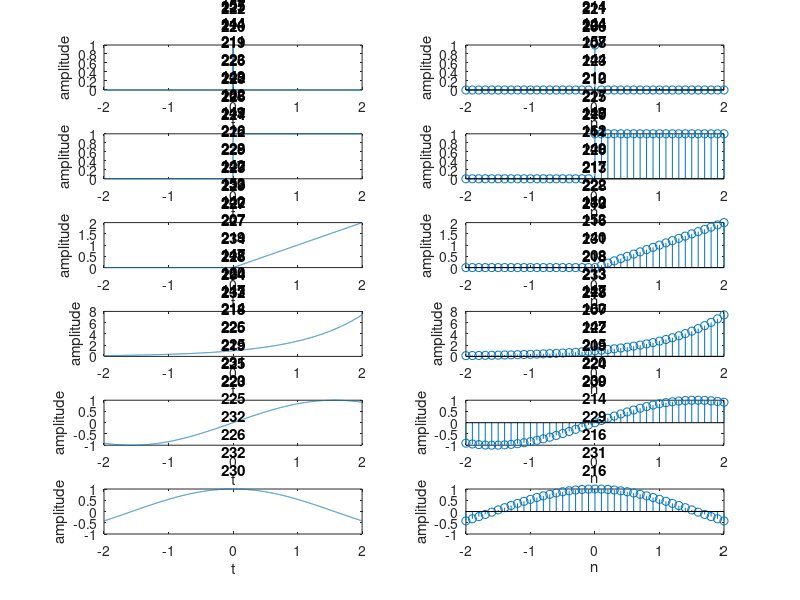

The MATLAB source for this figure: (Note: this script raises an error after producing the figure.)
%plots of discrete and continuous versions of impulse, unitstep, ramp, exponential, sine & cosine functions
x = -2:0.001:2; %for better plot resolution
y_data = [x==0; x>=0; x.*(x>=0); exp(x); sin(x); cos(x)];
titles = ["impulse", "unitstep", "ramp", "e^x", "sin(x)", "cos(x)"]
for i = 1:length(titles)
    y = y_data(i, :)
    subplot(6, 2, (i*2 -1))
    plot(x, y)
    xlabel("t"); ylabel("amplitude");
    title(titles(i) + " - continuous")
    subplot(6, 2, i*2)
    stem(x(1:100:end), y(1:100:end)) %reduce resolution for discrete function plot
    xlabel("n"); ylabel("amplitude");
    title(titles(i) + " - discrete")
end
